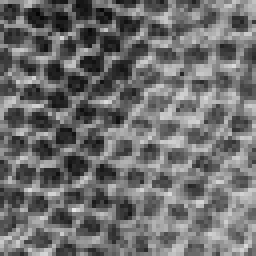
%> input picture Texture synthesis/data2.jpg, 64 x 64 px (shown 4 times larger)
$ octave test_synthesis.m   (GNU Octave 9; MATLAB toolbox functions it lacks are replaced by stand-ins)
%> lines starting %> are read from the running program, lines starting %| are printed output that depends on the picture; in (x1, y1, x2, y2) boxes, pixels count from 0 and x2, y2 are one past the last pixel; in counts of white or black regions, pixels touching at a corner belong together; the program's own positions count from 1
im = imread('data2.jpg');
%> im is the input picture: size 64x64 uint8; min 5, max 230, mean 110.4
%im = rgb2gray(im);
Height = 256;
Width = 256;
Tilesize =24;
Overlap = 16;
Defaultsize=64;
res = zeros(Height,Width,'uint8');
%%
% 初始点
init_x = floor(rand()*48);
init_y = floor(rand()*48);
for i = 1:Tilesize
    for j = 1:Tilesize
        res(i,j) = im(i+init_x,j+init_y);
    end
end
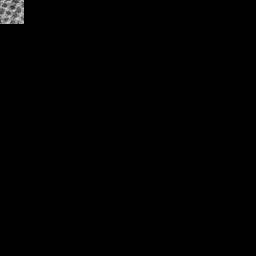
%> res: size 256x256 uint8; min 0, max 218, mean 1.2
imshow(res);

%%
% 第一行
x = Tilesize;y =Tilesize; %当前处理的行
for i=x:Overlap:Width
    over_lap = res(1:Tilesize,i-Overlap+1:i);
    dis = 1e10;
    pos_x=1;
    pos_y=1;
    for j=1:Overlap:Defaultsize-Tilesize
        for k=1:Tilesize:Defaultsize-Tilesize
            pos_m = im(k:k+Tilesize-1,j:j+Overlap-1);
            sum_dis = sum(sum((over_lap-pos_m).^2));
            if sum_dis < dis
                dis = sum_dis;
                pos_x = j;
                pos_y = k;
            end
        end
    end
    res(1:Tilesize,i-Overlap+1:i+Tilesize-Overlap) = im(pos_y:pos_y+Tilesize-1,pos_x:pos_x+Tilesize-1);
end
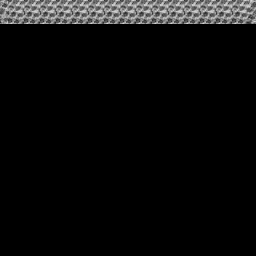
%> res: size 256x256 uint8; 9.08% of pixels changed, all inside (x1, y1, x2, y2) = (8, 0, 256, 24)

%%
% 第一列
x = Tilesize;y =Tilesize; %当前处理的行
for i=x:Overlap:Height
    over_lap = res(i-Overlap+1:i,1:Tilesize);
    dis = 1e10;
    pos_x=1;
    pos_y=1;
    for j=1:Overlap:Defaultsize-Tilesize
        for k=1:Tilesize:Defaultsize-Tilesize
            pos_m = im(j:j+Overlap-1,k:k+Tilesize-1);
            sum_dis = sum(sum(abs(over_lap-pos_m)));
            if sum_dis < dis
                dis = sum_dis;
                pos_x = j;
                pos_y = k;
            end
        end
    end
    res(i-Overlap+1:i-Overlap+Tilesize,1:Tilesize) = im(pos_x:pos_x+Tilesize-1,pos_y:pos_y+Tilesize-1);
end
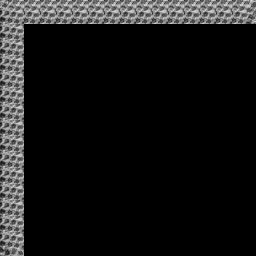
%> res: size 256x256 uint8; 8.69% of pixels changed, all inside (x1, y1, x2, y2) = (0, 8, 24, 256)

%%
% 中间部分
x = Tilesize;y =Tilesize; %当前处理的行
for i= x:Overlap:Height
    for j=y:Overlap:Width
        over_lap_1 = res(i-Overlap+1:i,j-Overlap+1:j);% 重合的方形区域
        over_lap_2 = res(i-Overlap+1:i-Overlap+Tilesize,j-Overlap+1:j);%竖
        over_lap_3 = res(i-Overlap+1:i,j-Overlap+1:j-Overlap+Tilesize);%横
        dis = 1e10;
        pos_x=1;
        pos_y=1;
        for m =1:Tilesize:Defaultsize-Tilesize
            for n=1:Tilesize:Defaultsize-Tilesize
                pos_1 = im(m:m+Overlap-1,n:n+Overlap-1);
                pos_2 = im(m:m+Tilesize-1,n:n+Overlap-1);
                pos_3 = im(m:m+Overlap-1,n:n+Tilesize-1);
                sum_dis = -sum(sum(abs(over_lap_1-pos_1)));
                sum_dis = sum_dis +sum(sum(abs(over_lap_2-pos_2)));
                sum_dis = sum_dis +sum(sum(abs(over_lap_3-pos_3)));
                if sum_dis < dis
                    dis = sum_dis;
                    pos_x = m;
                    pos_y = n;
                end
            end
        end
        pos_2 = im(pos_x:pos_x+Tilesize-1,pos_y:pos_y+Overlap-1); % 竖
        pos_3 = im(pos_x:pos_x+Overlap-1,pos_y:pos_y+Tilesize-1); % 横
        y_pos=[];
        x_pos=[];
        % 确定第一行的
        [val,pos] = min(abs(over_lap_2(1,1:Overlap)-pos_2(1,1:Overlap)));
        y_pos = [y_pos;[1,pos]];
        for m=2:Tilesize
            if pos>=2  && pos<Overlap
                [val,pos] = min(abs(over_lap_2(m,pos-1:pos+1)-pos_2(m,pos-1:pos+1)));
                else if pos ==1
                [val,pos] = min(abs(over_lap_2(m,pos:pos+1)-pos_2(m,pos:pos+1)));
                    else
                        [val,pos] = min(abs(over_lap_2(m,pos-1:pos)-pos_2(m,pos-1:pos)));
                    end
            end
            y_pos = [y_pos;[m,pos]];
        end
         % 确定第一列的
        [val,pos] = min(abs(over_lap_3(1:Overlap,1)-pos_3(1:Overlap,1)));
        x_pos = [x_pos;[pos,1]];
        for m=2:Tilesize
            if pos>=2  && pos<Overlap
                [val,pos] = min(abs(over_lap_3(pos-1:pos+1,m)-pos_3(pos-1:pos+1,m)));
                else if pos ==1
                [val,pos] = min(abs(over_lap_3(pos:pos+1,m)-pos_3(pos:pos+1,m)));
                    else
                        [val,pos] = min(abs(over_lap_3(pos-1:pos,m)-pos_3(pos-1:pos,m)));
                    end
            end
            x_pos = [x_pos;[pos,m]];
        end
        % 找到相交点
        px=1;
        py=1;
        for m=1:Tilesize
            f = 0;
            for n=1:Tilesize
                if x_pos(n,1)==y_pos(m,1) && x_pos(n,2)==y_pos(m,2)
                    f =1;
                    px = n;
                    py =m;
                    break;
                end
            end
            if f ==1
                break;
            end
        end
        line =x_pos(px,:);
        for m = px+1:Tilesize
            line = [line;x_pos(m,:)];
        end
        for m = py+1:Tilesize
            line = [line;y_pos(m,:)];
        end
        disp('computer mask\n\n');
        mask = zeros([Tilesize,Tilesize],'uint8');
        flag = zeros([Tilesize,Tilesize],'uint8');
        % mask = find_area(line,mask,Tilesize,Tilesize,flag);
        % 找到第一行的
        res(i-Overlap+1:i-Overlap+Tilesize,j-Overlap+1:j-Overlap+Tilesize) = im(pos_x:pos_x+Tilesize-1,pos_y:pos_y+Tilesize-1);
% [7 lines of commented-out code are left out]
    end
end
%> this loop made 15 passes
%> (printed output is left out)
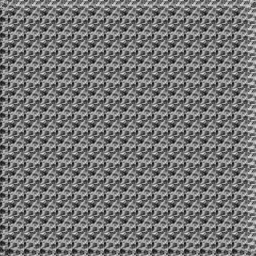
%> res: size 256x256 uint8; min 16, max 220, mean 118.1
imshow(res)
